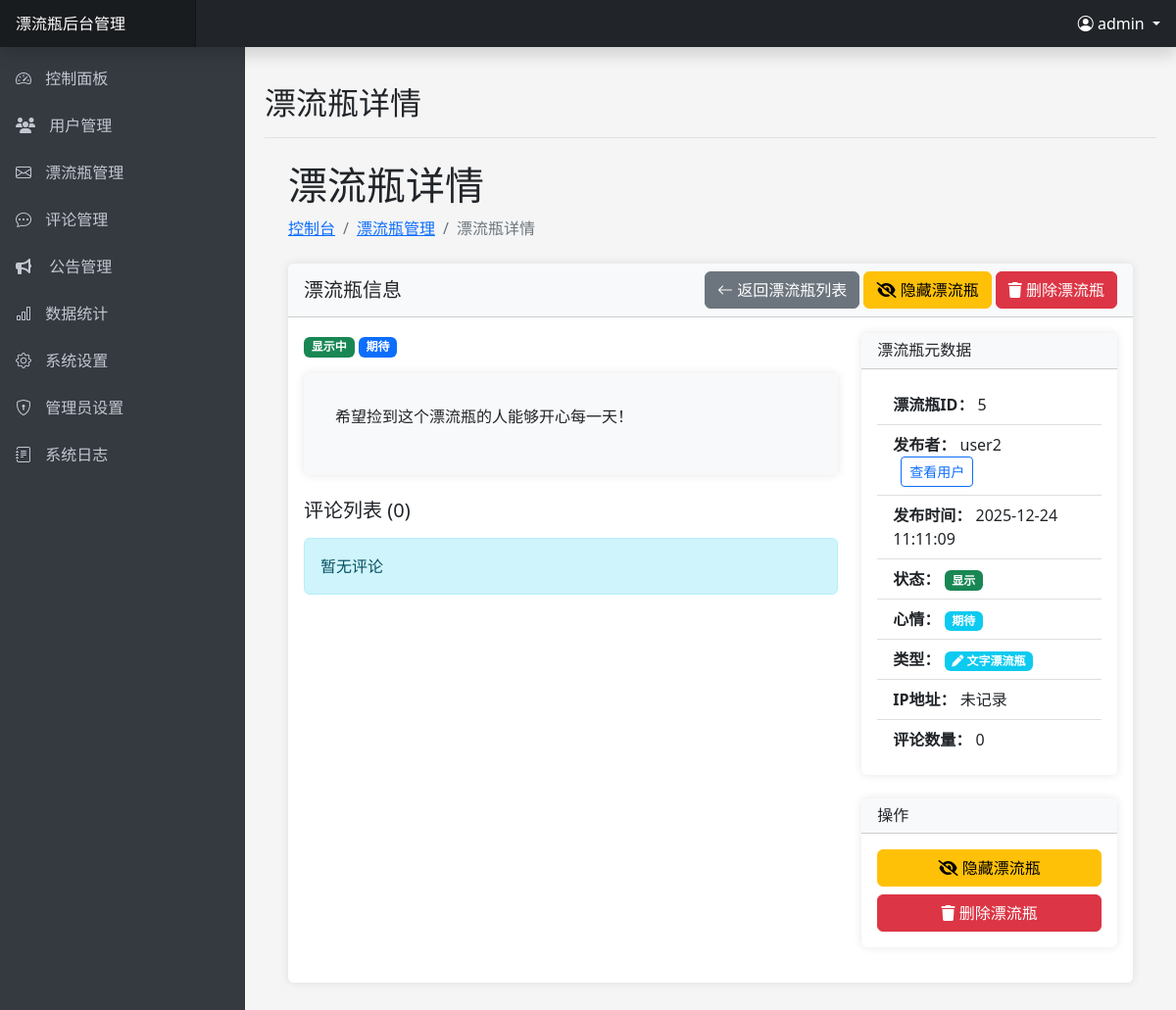
Screenshot of /admin/bottle_detail.php?id=5 (signed in) with the database file from the repository.
### tables this page shows
CREATE TABLE IF NOT EXISTS `bottles` (
    `id` INT(11) AUTO_INCREMENT PRIMARY KEY,
    `user_id` INT(11) NOT NULL,
    `content` TEXT NOT NULL,
    `bottle_type` ENUM('text', 'voice') DEFAULT 'text' COMMENT '漂流瓶类型：text文字漂流瓶，voice语音漂流瓶',
    `audio_file` VARCHAR(255) DEFAULT NULL COMMENT '语音文件路径（仅语音漂流瓶使用）',
    `audio_duration` INT(11) DEFAULT NULL COMMENT '语音时长（秒）',
    `mood` ENUM('开心', '难过', '平静', '愤怒', '期待', '忧郁', '其他') DEFAULT '其他',
    `is_anonymous` TINYINT(1) DEFAULT 0,
    `likes` INT(11) DEFAULT 0,
    `ip_address` VARCHAR(255) DEFAULT NULL,
    `location` VARCHAR(255) DEFAULT NULL,
    `quality_score` INT(11) DEFAULT 0,
    `throw_time` TIMESTAMP DEFAULT CURRENT_TIMESTAMP,
    `status` ENUM('漂流中', '已捡起') DEFAULT '漂流中',
    FOREIGN KEY (`user_id`) REFERENCES `users`(`id`) ON DELETE CASCADE,
    INDEX `idx_user_id` (`user_id`),
    INDEX `idx_status` (`status`),
    INDEX `idx_throw_time` (`throw_time`),
    INDEX `idx_bottle_type` (`bottle_type`),
    INDEX `idx_quality_score` (`quality_score`),
    INDEX `idx_status_throw_time` (`status`, `throw_time`)
);

CREATE TABLE IF NOT EXISTS `users` (
    `id` INT(11) AUTO_INCREMENT PRIMARY KEY,
    `username` VARCHAR(50) NOT NULL UNIQUE,
    `password` VARCHAR(255) NOT NULL,
    `gender` ENUM('男', '女') NOT NULL,
    `signature` TEXT DEFAULT NULL,
    `points` INT(11) DEFAULT 0,
    `experience` INT(11) DEFAULT 0 COMMENT '用户经验值',
    `level` INT(11) DEFAULT 1 COMMENT '用户等级',
    `is_vip` TINYINT(1) DEFAULT 0,
    `vip_expire_date` DATE DEFAULT NULL,
    `vip_level` INT(11) DEFAULT 0,
    `status` TINYINT(1) DEFAULT 1 COMMENT '0:禁用 1:启用',
    `created_at` TIMESTAMP DEFAULT CURRENT_TIMESTAMP,
    `register_ip` VARCHAR(50) DEFAULT NULL COMMENT '注册IP地址',
    `last_login_ip` VARCHAR(50) DEFAULT NULL COMMENT '上次登录IP地址',
    `updated_at` TIMESTAMP DEFAULT CURRENT_TIMESTAMP ON UPDATE CURRENT_TIMESTAMP,
    INDEX `idx_created_at` (`created_at`),
    INDEX `idx_is_vip` (`is_vip`),
    INDEX `idx_status` (`status`),
    INDEX `idx_vip_expire_date` (`vip_expire_date`)
);

### admin/bottle_detail.php (the view, shortened to what this page needs)
<?php
$id = (int)$_GET['id'];
$pageTitle = '漂流瓶详情';
require_once 'includes/header.php';
$conn = getDbConnection();
$stmt = $conn->prepare("SELECT b.id, b.user_id, b.content, b.mood, b.throw_time,
                        b.status, b.ip_address, b.location, b.is_anonymous, b.likes,
                        b.bottle_type, b.audio_file, b.audio_duration, u.username
                        FROM bottles b
                        LEFT JOIN users u ON b.user_id = u.id
                        WHERE b.id = ?");
$stmt->bind_param("i", $id);
$stmt->execute();
$result = $stmt->get_result();
$bottle = $result->fetch_assoc();
$comments = [];
$pageActions = '<a href="bottles.php" class="btn btn-secondary"><i class="bi bi-arrow-left"></i> 返回漂流瓶列表</a> ';
if ($bottle['status'] === '漂流中' || $bottle['status'] === 'active') {
    $pageActions .= '<a href="bottles.php?action=toggle_status&id=' . $id . '" class="btn btn-warning">
                    <i class="fas fa-eye-slash"></i> 隐藏漂流瓶
                 </a> ';
} else {
    $pageActions .= '<a href="bottles.php?action=toggle_status&id=' . $id . '" class="btn btn-success">
                    <i class="fas fa-eye"></i> 显示漂流瓶
                 </a> ';
}
$pageActions .= '<a href="bottles.php?action=delete&id=' . $id . '" class="btn btn-danger">
                <i class="fas fa-trash"></i> 删除漂流瓶
              </a>';
?>
<div class="container-fluid px-4">
    <h1 class="mt-4"><?php echo $pageTitle; ?></h1>
    <ol class="breadcrumb mb-4">
        <li class="breadcrumb-item"><a href="index.php">控制台</a></li>
        <li class="breadcrumb-item"><a href="bottles.php">漂流瓶管理</a></li>
        <li class="breadcrumb-item active"><?php echo $pageTitle; ?></li>
    </ol>
    <div class="card mb-4">
        <div class="card-header d-flex justify-content-between align-items-center">
            <h5 class="m-0 font-weight-bold">漂流瓶信息</h5>
            <div>
                <?php echo $pageActions; ?>
            </div>
        </div>
        <div class="card-body">
            <div class="row">
                <div class="col-md-8">
                    <div class="mb-3">
                        <span class="badge bg-<?php echo ($bottle['status'] === '漂流中' || $bottle['status'] === 'active') ? 'success' : 'secondary'; ?>">
                            <?php echo ($bottle['status'] === '漂流中' || $bottle['status'] === 'active') ? '显示中' : '已隐藏'; ?>
                        </span>
                        <?php if (isset($bottle['mood']) && $bottle['mood']): ?>
                        <span class="badge bg-primary">
                            <?php echo htmlspecialchars($bottle['mood']); ?>
                        </span>
                        <?php endif; ?>
                    </div>
                    <div class="card p-3 bg-light mb-4">
                        <div class="card-body">
                            <?php if (isset($bottle['bottle_type']) && $bottle['bottle_type'] === 'voice' && !empty($bottle['audio_file'])): ?>
                                <div class="alert alert-info mb-3">
                                    <i class="fas fa-microphone"></i> 这是一个语音漂流瓶
                                </div>
                                <audio controls class="w-100 mb-3">
                                    <source src="../<?php echo htmlspecialchars($bottle['audio_file']); ?>" type="audio/webm">
                                    <source src="../<?php echo htmlspecialchars($bottle['audio_file']); ?>" type="audio/mpeg">
                                    您的浏览器不支持音频播放
                                </audio>
                                <?php if (isset($bottle['audio_duration']) && $bottle['audio_duration'] > 0): ?>
                                    <small class="text-muted">时长: <?php
                                        $minutes = floor($bottle['audio_duration'] / 60);
                                        $seconds = $bottle['audio_duration'] % 60;
                                        echo sprintf('%d:%02d', $minutes, $seconds);
                                    ?></small>
                                <?php endif; ?>
                                <?php if (!empty($bottle['content']) && $bottle['content'] !== '[语音漂流瓶]'): ?>
                                    <div class="mt-3">
                                        <p class="text-muted small mb-1">文字说明：</p>
                                        <p class="pre-wrap"><?php echo nl2br(htmlspecialchars($bottle['content'])); ?></p>
                                    </div>
                                <?php endif; ?>
                            <?php else: ?>
                                <p class="pre-wrap"><?php echo nl2br(htmlspecialchars($bottle['content'])); ?></p>
                            <?php endif; ?>
                        </div>
                    </div>
                    <h5 class="mt-4 mb-3">评论列表 (<?php echo count($comments); ?>)</h5>
                    <?php if (count($comments) > 0): ?>
                        <?php foreach ($comments as $comment): ?>
                        <div class="card mb-3">
                            <div class="card-header d-flex justify-content-between align-items-center bg-light py-2">
                                <div>
                                    <strong><?php echo htmlspecialchars($comment['username'] ?? '未知用户'); ?></strong>
                                    <small class="text-muted ms-2">
                                        <?php echo date('Y-m-d H:i', strtotime($comment['created_at'])); ?>
                                        | IP: <?php echo !empty($comment['ip_address']) ? htmlspecialchars($comment['ip_address']) : '未记录'; ?>
                                    </small>
                                </div>
                                <div>
                                    <a href="bottle_detail.php?id=<?php echo $id; ?>&action=delete_comment&comment_id=<?php echo $comment['id']; ?>"
                                       class="btn btn-sm btn-danger"
                                       onclick="return confirm('确定要删除此评论吗？')">
                                        <i class="fas fa-trash"></i> 删除
                                    </a>
                                </div>
                            </div>
                            <div class="card-body py-2">
                                <p class="mb-0"><?php echo nl2br(htmlspecialchars($comment['content'])); ?></p>
                            </div>
                        </div>
                        <?php endforeach; ?>
                    <?php else: ?>
                        <div class="alert alert-info">暂无评论</div>
                    <?php endif; ?>
                </div>
                <div class="col-md-4">
                    <div class="card mb-4">
                        <div class="card-header">
                            <h6 class="m-0">漂流瓶元数据</h6>
                        </div>
                        <div class="card-body">
                            <ul class="list-group list-group-flush">
                                <li class="list-group-item">
                                    <strong>漂流瓶ID：</strong> <?php echo $bottle['id']; ?>
                                </li>
                                <li class="list-group-item">
                                    <strong>发布者：</strong> <?php echo htmlspecialchars($bottle['username'] ?? '未知用户'); ?>
                                    <?php if ($bottle['user_id']): ?>
                                    <a href="user_detail.php?id=<?php echo $bottle['user_id']; ?>" class="btn btn-sm btn-outline-primary ms-2">
                                        查看用户
                                    </a>
                                    <?php endif; ?>
                                </li>
                                <li class="list-group-item">
                                    <strong>发布时间：</strong> <?php echo isset($bottle['throw_time']) ? date('Y-m-d H:i:s', strtotime($bottle['throw_time'])) : '未知'; ?>
                                </li>
                                <li class="list-group-item">
                                    <strong>状态：</strong>
                                    <span class="badge bg-<?php echo ($bottle['status'] === '漂流中' || $bottle['status'] === 'active') ? 'success' : 'secondary'; ?>">
                                        <?php echo ($bottle['status'] === '漂流中' || $bottle['status'] === 'active') ? '显示' : '隐藏'; ?>
                                    </span>
                                </li>
                                <?php if (isset($bottle['mood']) && $bottle['mood']): ?>
                                <li class="list-group-item">
                                    <strong>心情：</strong>
                                    <span class="badge bg-info">
                                        <?php echo htmlspecialchars($bottle['mood']); ?>
                                    </span>
                                </li>
                                <?php endif; ?>
                                <?php if (isset($bottle['bottle_type'])): ?>
                                <li class="list-group-item">
                                    <strong>类型：</strong>
                                    <?php if ($bottle['bottle_type'] === 'voice'): ?>
                                        <span class="badge bg-warning"><i class="fas fa-microphone"></i> 语音漂流瓶</span>
                                    <?php else: ?>
                                        <span class="badge bg-info"><i class="fas fa-pen"></i> 文字漂流瓶</span>
                                    <?php endif; ?>
                                </li>
                                <?php endif; ?>
                                <li class="list-group-item">
                                    <strong>IP地址：</strong> <?php echo $bottle['ip_address'] ?? '未记录'; ?>
                                </li>
                                <li class="list-group-item">
                                    <strong>评论数量：</strong> <?php echo count($comments); ?>
                                </li>
                            </ul>
                        </div>
                    </div>
                    <div class="card">
                        <div class="card-header">
                            <h6 class="m-0">操作</h6>
                        </div>
                        <div class="card-body">
                            <div class="d-grid gap-2">
                                <?php if ($bottle['status'] === '漂流中' || $bottle['status'] === 'active'): ?>
                                <a href="bottles.php?action=toggle_status&id=<?php echo $id; ?>" class="btn btn-warning">
                                    <i class="fas fa-eye-slash"></i> 隐藏漂流瓶
                                </a>
                                <?php else: ?>
                                <a href="bottles.php?action=toggle_status&id=<?php echo $id; ?>" class="btn btn-success">
                                    <i class="fas fa-eye"></i> 显示漂流瓶
                                </a>
                                <?php endif; ?>
                                <a href="bottles.php?action=delete&id=<?php echo $id; ?>" class="btn btn-danger">
                                    <i class="fas fa-trash"></i> 删除漂流瓶
                                </a>
                            </div>
                        </div>
                    </div>
                </div>
            </div>
        </div>
    </div>
</div>
<?php
require_once 'includes/footer.php';
?>

### admin/includes/header.php (style rules this page uses)
body { font-family: 'Microsoft YaHei', 'Segoe UI', sans-serif; background-color: #f5f5f5; overflow-x: hidden; }
.card { margin-bottom: 20px; border: none; box-shadow: 0 0 10px rgba(0, 0, 0, 0.1); }
.card-header { font-weight: bold; background-color: #f8f9fa; }

### admin/bottle_detail.php (style rules this page uses)
.pre-wrap { white-space: pre-wrap; }

### rows the page displays
bottles: mood "期待", content "希望捡到这个漂流瓶的人能够开心每一天！", id "5", user.username "user2", throw_time "2025-12-24 11:11:09", ip_address "未记录"

### other values shown
SITE_NAME "漂流瓶"
$admin->getCurrentAdminUsername() "admin"
$pageTitle "漂流瓶详情"
count($comments) "0"
